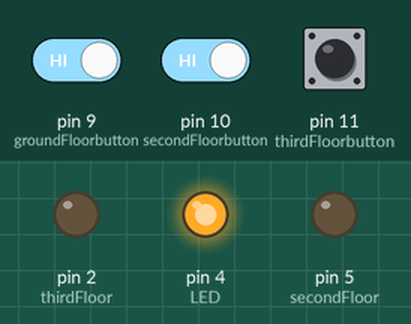
Bench run of a sketch on a simulated Arduino Uno, built with avr-gcc and run on an emulated ATmega328P. Parts: output pins drawn as LEDs (lit = HIGH). The test bench sets the inputs (shaded band); at power-on: pin 9 (groundFloorbutton) HIGH, pin 10 (secondFloorbutton) HIGH, pin 11 (thirdFloorbutton) HIGH. Pins used as bus, display or sensor lines are not drawn.

Above: at 16.8 s.
16.9 s: pin 9 (groundFloorbutton) driven LOW and pin 10 (secondFloorbutton) driven LOW
At 20.0 s:
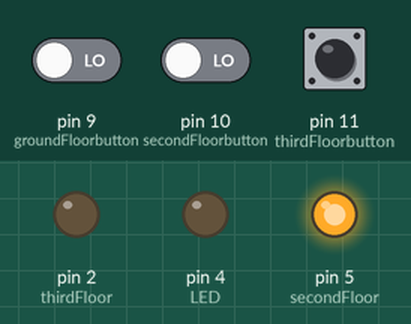
30.6 s: pin 10 (secondFloorbutton) driven HIGH
At 36.8 s:
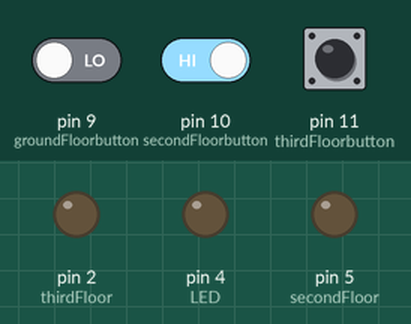
38.6 s: pin 10 (secondFloorbutton) driven LOW
At 52.55 s:
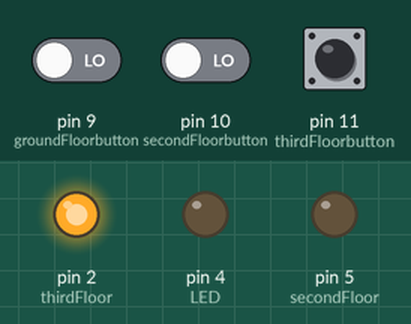
Timing chart, 0 to 52.6 s (numbered marks = the images above; inputs shaded):
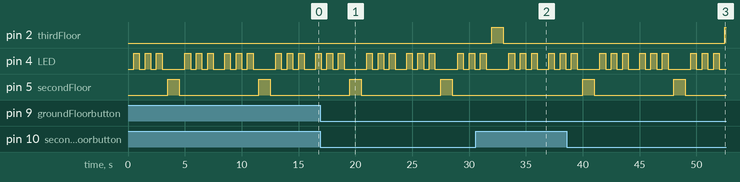

The sketch:

ElevatorSimulator.ino
```cpp
int groundFloor = 8;
int secondFloor = 5;
int LED = 4;
int thirdFloor = 2;
int groundFloorbutton = 9;
int secondFloorbutton = 10;
int thirdFloorbutton = 11;
int buttonStateGF = 0;
int buttonState2F = 0;
int buttonState3F = 0;


void setup()
{
  Serial.begin(9600);
  pinMode(LED, OUTPUT);
  pinMode(thirdFloor, OUTPUT);
  pinMode(secondFloor, OUTPUT);
  pinMode(groundFloor, OUTPUT);
  pinMode(groundFloorbutton, INPUT_PULLUP);
  pinMode(secondFloorbutton, INPUT_PULLUP);
  pinMode(thirdFloorbutton, INPUT_PULLUP);
}

void loop()
{
  buttonStateGF = digitalRead(groundFloorbutton);
  buttonState2F = digitalRead(secondFloorbutton);
  buttonState3F = digitalRead(thirdFloorbutton);
  digitalWrite(groundFloor, HIGH);
  if(buttonState2F == 1)
  {
    if(digitalRead(groundFloor)==HIGH)
    {
      digitalWrite(groundFloor, LOW);
      delay(500);
      digitalWrite(LED, HIGH);
      delay(500);
      digitalWrite(LED, LOW);
      delay(500);
      digitalWrite(LED, HIGH);
      delay(500);
      digitalWrite(LED, LOW);
      delay(500);
      digitalWrite(LED, HIGH);
      delay(500);
      digitalWrite(LED, LOW);
      delay(500);
      digitalWrite(secondFloor, HIGH);
      delay(1000);
      digitalWrite(secondFloor, LOW);
      delay(500);
      digitalWrite(LED, HIGH);
      delay(500);
      digitalWrite(LED, LOW);
      delay(500);
      digitalWrite(LED, HIGH);
      delay(500);
      digitalWrite(LED, LOW);
      delay(500);
      digitalWrite(LED, HIGH);
      delay(500);
      digitalWrite(LED, LOW);
      delay(500);
    }
  }

  if(buttonState3F == 1)
  {
    if(digitalRead(groundFloor)==HIGH)
    {
      digitalWrite(groundFloor, LOW);
      delay(500);
      digitalWrite(LED, HIGH);
      delay(500);
      digitalWrite(LED, LOW);
      delay(500);
      digitalWrite(LED, HIGH);
      delay(500);
      digitalWrite(LED, LOW);
      delay(500);
      digitalWrite(LED, HIGH);
      delay(500);
      digitalWrite(LED, LOW);
      delay(500);
      digitalWrite(secondFloor, HIGH);
      delay(1000);
      digitalWrite(secondFloor, LOW);
      delay(500);
      digitalWrite(LED, HIGH);
      delay(500);
      digitalWrite(LED, LOW);
      delay(500);
      digitalWrite(LED, HIGH);
      delay(500);
      digitalWrite(LED, LOW);
      delay(500);
      digitalWrite(LED, HIGH);
      delay(500);
      digitalWrite(LED, LOW);
      delay(500);
      digitalWrite(thirdFloor, HIGH);
      delay(1000);
      digitalWrite(thirdFloor, LOW);
      delay(500);
      digitalWrite(LED, HIGH);
      delay(500);
      digitalWrite(LED, LOW);
      delay(500);
      digitalWrite(LED, HIGH);
      delay(500);
      digitalWrite(LED, LOW);
      delay(500);
      digitalWrite(LED, HIGH);
      delay(500);
      digitalWrite(LED, LOW);
      delay(500);

    }
  }
}
```

Measured:
- after the input at 38.6 s, pin 2 (thirdFloor): LOW → HIGH after 13.9 s
- by itself, pin 5 (secondFloor): alternates HIGH for 1.0 s and LOW for 7.0 s
